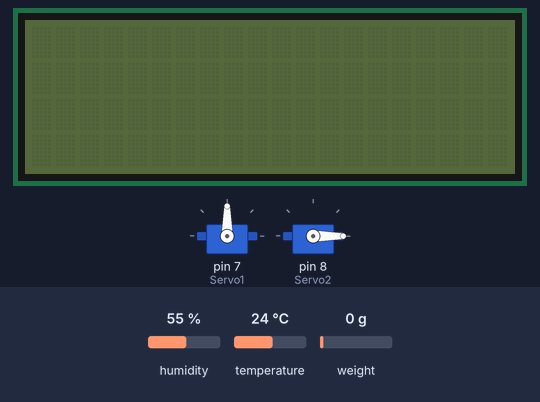
Bench run of a sketch on a simulated Arduino Uno, built with avr-gcc and run on an emulated ATmega328P. Shown: 2 × servo, 20×4 character LCD. The inputs (shaded band) are chosen by the test bench; at power-on: weight on the scale 0 g, humidity 55 %, temperature 24 °C. What the sketch prints to the serial monitor is not drawn.

Above: at 2.2 s.
2.3 s: weight on the scale set to 1172 g
At 9.9 s:
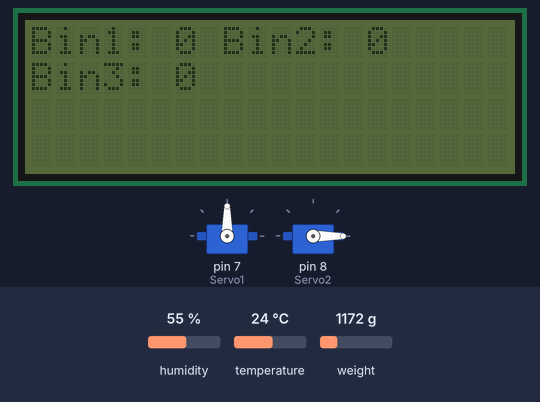
16.1 s: weight on the scale set to 1255 g
At 24.5 s:
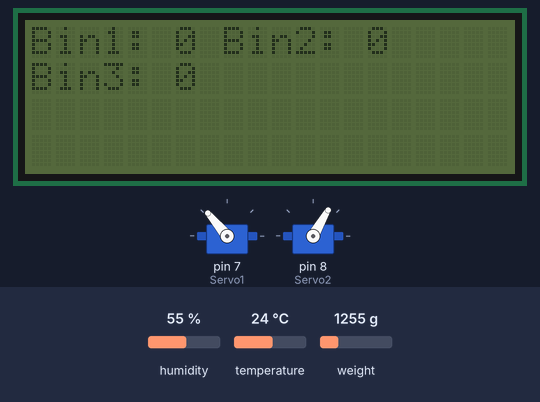
At 25.3 s:
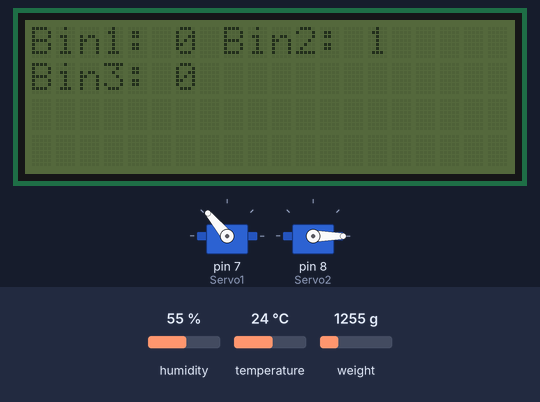
Timing chart, 0 to 32.2 s (numbered marks = the images above; inputs shaded):
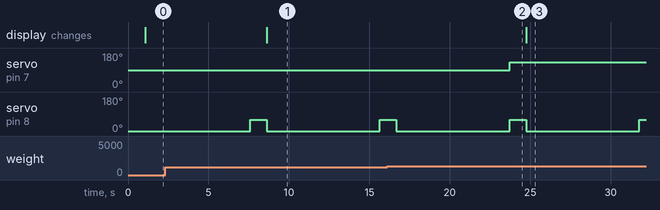

The sketch:

WeightClassification.ino
```cpp
#include "HX711.h"
#include <HX711.h>
#include <math.h>
#include <Servo.h>
#include <DHT11.h>
#include <Wire.h>
#include <LiquidCrystal_I2C.h>
#include <SimpleKalmanFilter.h>

#define DOUT                     4
#define CLK                      5
#define weight_point_min         20
#define weight_point_1           50
#define weight_point_2           100
#define maxNumberPerRange        100
#define resume_pin               6
#define temp_error_per10C        3
#define standard_temperature     27

DHT11 dht11(2);
HX711 scale;
Servo Servo1;
Servo Servo2;
LiquidCrystal_I2C lcd(0x27,20,4);
SimpleKalmanFilter kalmanFilter(2, 2, 0.01);

int range1_count=0;
int range2_count=0;
int range3_count=0;
int flag=1;

void counting_display()
{
  lcd.setCursor(0,0);
  lcd.print("Bin1:");
  lcd.setCursor(6,0);
  lcd.print(range1_count);
  lcd.setCursor(8,0);
  lcd.print("Bin2:");
  lcd.setCursor(14,0);
  lcd.print(range2_count);
  lcd.setCursor(0,1);
  lcd.print("Bin3:");
  lcd.setCursor(6,1);
  lcd.print(range1_count);
}

void setup() {
  Servo1.attach(7);
  Servo1.write(90);
  Servo2.attach(8);
  Servo2.write(0);
  scale.begin(DOUT, CLK);
  Serial.begin(9600);
  scale.set_scale();
  scale.tare();
  pinMode(resume_pin,INPUT);
  lcd.init();

}

void loop() {
  if (flag==0)
  {
    lcd.setCursor(0,0);
    lcd.print("The bin is full");
    lcd.setCursor(0,1);
    lcd.print("Press the button to continue");
    if (digitalRead(resume_pin)==1)
    {
      flag=1;
      if ( range1_count ==maxNumberPerRange)
      {
        range1_count=0;
      }
      if ( range2_count ==maxNumberPerRange)
      {
        range2_count=0;
      }
      if ( range3_count ==maxNumberPerRange)
      {
        range3_count=0;
      }
    }
  }

  if (flag==1)
  {
  int temperature = dht11.readTemperature();
  int temperature_error= temp_error_per10C *(temperature -standard_temperature)/10  ;


  if (scale.is_ready()) {
      double raw_value;
      double filtered_value;
      for (int i=0;i<50;i++)
      {
        raw_value  = -(scale.read()-553800)/430.32;
        filtered_value = kalmanFilter.updateEstimate(raw_value);
        delay(20);
      }
      double final_value= filtered_value - temperature_error;

      Serial.print("Gia tri do duoc: ");
      Serial.println(filtered_value,4);
      if (final_value >= weight_point_min && final_value < weight_point_1  )
      {
        range1_count++;
        if (range1_count==maxNumberPerRange)
        {
          flag=0;
        }
        Servo2.write(60);
        Servo1.write(50);
        delay(1000);
        Servo2.write(0);
      }
      if (final_value >= weight_point_1 && filtered_value < weight_point_2)
      {
         range2_count++;
         if (range2_count==maxNumberPerRange)
         {
           flag=0;
         }
        Servo2.write(60);
        Servo1.write(130);
        delay(1000);
        Servo2.write(0);

      }
      if (final_value >=  weight_point_2)
      {
        range3_count++;
        if (range3_count==maxNumberPerRange)
        {
          flag=0;
        }
        Servo2.write(60);
        Servo1.write(90);
        delay(1000);
        Servo2.write(0);
      }
      counting_display();
  }
  else {
    lcd.setCursor(0,0);
    lcd.print("HX711 ERROR");
  }
  delay(500);
  }
}
```

Measured:
- the behaviour switches between 1216 and 1217 g on weight on the scale (found by bisection; images 1 and 2)
- after the input at 16.1 s, servo on pin 7 (Servo1): 90° → 130° after 7.6 s
- by itself, servo on pin 8 (Servo2): alternates 60° for 1.0 s and 0° for 7.0 s
